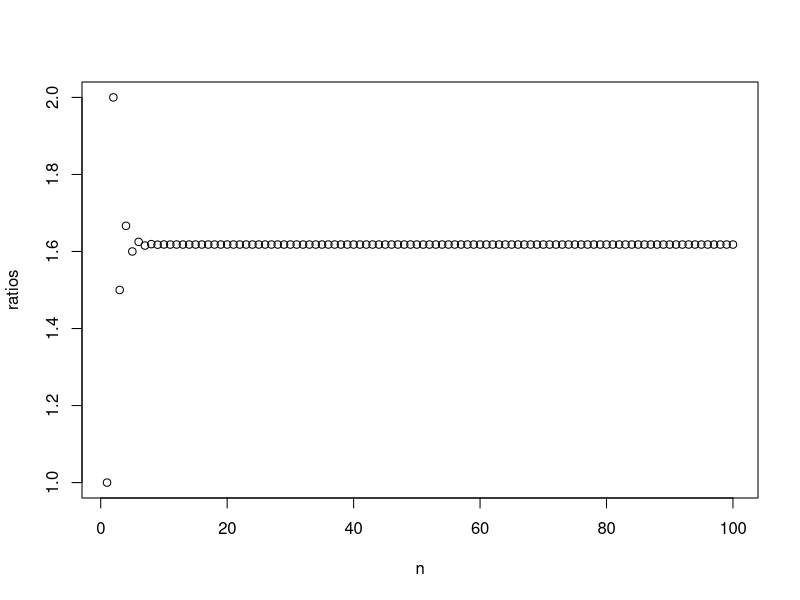

The R source for this figure:
## ---- chunk 1
knitr::opts_chunk$set(echo = TRUE)
## ---- chunk 2

fibonacciRatioForLoop <- function(n) {
  
  F_x <- 0
  F_1 <- 0
  F_2 <- 1
  
  for(x in 0:(n-1)) {
    F_x = F_1 + F_2
    F_1 = F_2
    F_2 = F_x
  }
  
  return(F_2/F_1)
  
}

## ---- chunk 3

fibonacciRatioWhileLoop <- function(n) {
  
  F_x <- 0
  F_1 <- 0
  F_2 <- 1
  x = 0
  
  while(x <= (n-1)) {
    f_i = F_1 + F_2
    F_1 = F_2
    F_2 = f_i
    x = x + 1
  }
  
  return(F_2/F_1)
  
}

## ---- chunk 4

library(microbenchmark)

## ---- chunk 5

n <- 100
benchmark_100 = microbenchmark(fibonacciRatioForLoop(n), fibonacciRatioWhileLoop(n))
benchmark_100

## ---- chunk 6

n <- 1000
benchmark_1000 = microbenchmark(fibonacciRatioForLoop(n), fibonacciRatioWhileLoop(n))
benchmark_1000

## ---- chunk 7

ratios <- 1
for(x in 0:100) {
    ratios[x] <- fibonacciRatioForLoop(x);
}

## ---- chunk 8

print(ratios)

## ---- chunk 9

  plot(ratios, type = "p", xlab="n", ylab="ratios")

## ---- chunk 10

 print((sqrt(5) + 1)/2)

## ---- chunk 11

goldenRatio <- (sqrt(5) + 1)/2
testValues = c(1, 5, 10, 15, 16, 17, 18, 19, 20, 30, 40, 50, 60, 70, 80, 90, 100, 
               200, 300, 400, 500, 600, 700, 800, 900, 1000)

CheckEquality_1 <- function(values) {
  for(i in values){
     cat(sprintf("%f == F_%d/F_%d -> %s\n", 
                 goldenRatio, 
                 i+1, 
                 i, 
                 fibonacciRatioForLoop(i) == goldenRatio))
  }
}

CheckEquality_1(testValues)

## ---- chunk 12

goldenRatio <- (sqrt(5) + 1)/2
testValues = c(1, 5, 10, 15, 16, 17, 18, 19, 20, 30, 40, 50, 60, 70, 80, 90, 100, 
               200, 300, 400, 500, 600, 700, 800, 900, 1000)

CheckEquality_2 <- function(values) {
   for(i in values){
     cat(sprintf("all.equal(%f, F_%d/F_%d -> %s\n", 
                 goldenRatio, 
                 i+1, 
                 i, 
                 all.equal(goldenRatio, fibonacciRatioForLoop(i))))
   }
  
}
CheckEquality_2(testValues)

## ---- chunk 13

game_of_craps <- function() {
  
  diceResult_1 <- floor(runif(1, min=1, max=6))
  diceResult_2 <- floor(runif(1, min=1, max=6))
  diceSum = diceResult_1 + diceResult_2
  
  if(diceSum == 7 || diceSum == 11){
     return(paste("x = ", diceSum, "- Won!"))
  } 
  
  firstRoll <- diceSum
  print(paste("x = ", diceSum, "- Roll Again!"))
  
  while(TRUE) {
    
    diceResult_1 <- floor(runif(1, min=1, max=7))
    diceResult_2 <- floor(runif(1, min=1, max=7))
    diceSum = diceResult_1 + diceResult_2
    
      if(diceSum == firstRoll){
        return(paste("x = ", diceSum, "- Won!"))
      }
      
      if(diceSum == 7 || diceSum == 11){
        return(paste("x = ", diceSum, "- Lost!"))
      }
    
      print(paste("x = ", diceSum, "- Roll Again!"))
  }
}


## ---- chunk 14

game_of_craps()

## ---- chunk 15

game_of_craps()

## ---- chunk 16

game_of_craps()

## ---- chunk 17

game_of_craps()

## ---- chunk 18

game_of_craps()

## ---- chunk 19

foobar0 <- function(x, z) {
  set.seed(1)
  
  if (sum(x >= .001) < 1) {
    stop("step 1 requires 1 observation(s) with value >= .001")
  }
  
  fit <- lm(x ~ z)
  r <- fit$residuals
  x <- sin(r) + .01
  
  if (sum(x >= .002) < 2) {
    stop("step 2 requires 2 observation(s) with value >= .002")
  }
  
  fit <- lm(x ~ z)
  r <- fit$residuals
  x <- 2 * sin(r) + .02
  if (sum(x >= .003) < 3) {
   stop("step 3 requires 3 observation(s) with value >= .003")
  }
  
  fit <- lm(x ~ z)
  r <- fit$residuals
  x <- 3 * sin(r) + .03
  
  if (sum(x >= .004) < 4) {
    stop("step 4 requires 4 observation(s) with value >= .004")
  }
  
  fit <- lm(x ~ z)
  r <- fit$residuals
  x <- 4 * sin(r) + .04
  
  return(x)
}

## ---- chunk 20

checkInput <- function(x, step) {
  
  if (sum(x >= (step * .001)) < step) {
    stop(paste("step ", step, 
               " requires ", step, 
               " observation(s) with value >= ", (step * .001)))
  }
  
}
  
computeValues <- function(x, z, step) {
  
  fit <- lm(x ~ z)
  r <- fit$residuals
  x <- step * sin(r) + (.01 * step)
  return(x)
  
}
  
foobar <- function(x, z) {
  
  set.seed(1)
  checkInput(x, 1)
  x <- computeValues(x, z, 1)
  checkInput(x, 2)
  x <- computeValues(x, z, 2)
  checkInput(x, 3)
  x <- computeValues(x, z, 3)
  checkInput(x, 4)
  x <- computeValues(x, z, 4)
  
  return(x)
  
}

## ---- chunk 21

normValue <- rnorm(100)
all.equal(foobar0(normValue, normValue), foobar(normValue, normValue))

